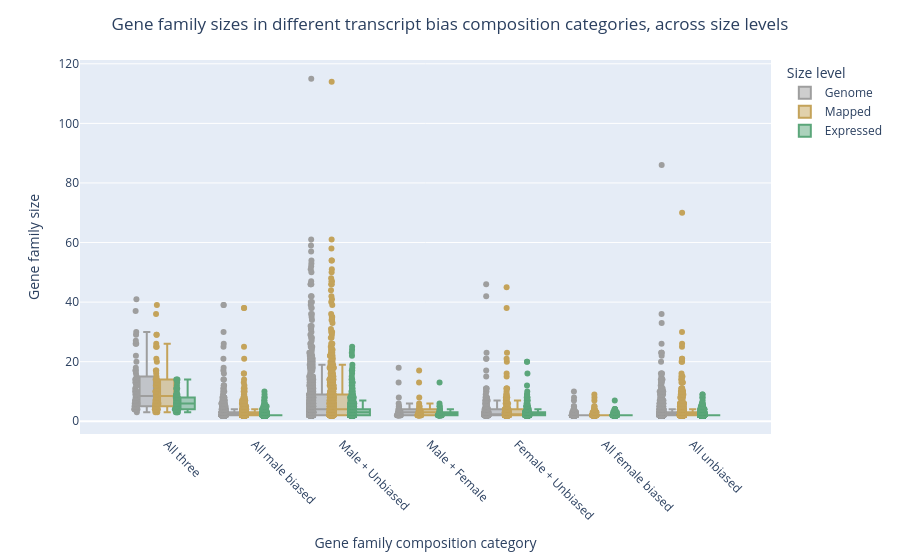

The cell this chart's notebook holds for it:
### Code cell
hog_dir_melted = hog_direction.melt(
    id_vars=["HOG", "category"],
    value_vars=["hog_size_genome", "hog_size_mapped", "hog_size_expressed"],
    var_name="size_level",
    value_name="HOG_size"
)

size_level_labels = {
    "hog_size_genome":    "Genome",
    "hog_size_mapped":    "Mapped",
    "hog_size_expressed": "Expressed",
}
hog_dir_melted["size_level"] = hog_dir_melted["size_level"].map(size_level_labels)

fig7 = px.box(
    hog_dir_melted,
    x="category",
    y="HOG_size",
    color="size_level",
    color_discrete_map={
        "Genome":    "#9E9E9E",
        "Mapped":    "#C4A35A",
        "Expressed": "#5BA67A",
    },
    category_orders={
        "category":   category_order,
        "size_level": ["Genome", "Mapped", "Expressed"],
    },
    points="all",
    hover_data=["HOG"],
)

fig7.update_layout(
    title=dict(text="Gene family sizes in different transcript bias composition categories, across size levels", x=0.5, xanchor="center"),
    xaxis_title="Gene family composition category",
    yaxis_title="Gene family size",
    xaxis_tickangle=45,
    legend_title_text="Size level",
)
fig7.show()

### Figure 1 — Plotly figure (JSON) as saved in the notebook; plotly's stock layout.template omitted (floating-point values rounded to 4 significant figures; data arrays with more than 128 entries replaced by an {"elided": "..."} marker saying what was removed)
{"data": [{"alignmentgroup": "True", "boxpoints": "all", "customdata": {"elided": "2677x1 str values"}, "hovertemplate": "size_level=Genome<br>category=%{x}<br>HOG_size=%{y}<br>HOG=%{customdata[0]}<extra></extra>", "legendgroup": "Genome", "marker": {"color": "#9E9E9E"}, "name": "Genome", "notched": false, "offsetgroup": "Genome", "orientation": "v", "showlegend": true, "type": "box", "x": {"elided": "2677 str values"}, "x0": " ", "xaxis": "x", "y": {"elided": "2677 int values"}, "y0": " ", "yaxis": "y"}, {"alignmentgroup": "True", "boxpoints": "all", "customdata": {"elided": "2677x1 str values"}, "hovertemplate": "size_level=Mapped<br>category=%{x}<br>HOG_size=%{y}<br>HOG=%{customdata[0]}<extra></extra>", "legendgroup": "Mapped", "marker": {"color": "#C4A35A"}, "name": "Mapped", "notched": false, "offsetgroup": "Mapped", "orientation": "v", "showlegend": true, "type": "box", "x": {"elided": "2677 str values"}, "x0": " ", "xaxis": "x", "y": {"elided": "2677 int values"}, "y0": " ", "yaxis": "y"}, {"alignmentgroup": "True", "boxpoints": "all", "customdata": {"elided": "2677x1 str values"}, "hovertemplate": "size_level=Expressed<br>category=%{x}<br>HOG_size=%{y}<br>HOG=%{customdata[0]}<extra></extra>", "legendgroup": "Expressed", "marker": {"color": "#5BA67A"}, "name": "Expressed", "notched": false, "offsetgroup": "Expressed", "orientation": "v", "showlegend": true, "type": "box", "x": {"elided": "2677 str values"}, "x0": " ", "xaxis": "x", "y": {"elided": "2677 int values"}, "y0": " ", "yaxis": "y"}], "layout": {"boxmode": "group", "legend": {"title": {"text": "Size level"}, "tracegroupgap": 0}, "margin": {"t": 60}, "title": {"text": "Gene family sizes in different transcript bias composition categories, across size levels", "x": 0.5, "xanchor": "center"}, "xaxis": {"anchor": "y", "categoryarray": ["All three", "All male biased", "Male + Unbiased", "Male + Female", "Female + Unbiased", "All female biased", "All unbiased"], "categoryorder": "array", "domain": [0, 1], "tickangle": 45, "title": {"text": "Gene family composition category"}}, "yaxis": {"anchor": "x", "domain": [0, 1], "title": {"text": "Gene family size"}}}}
